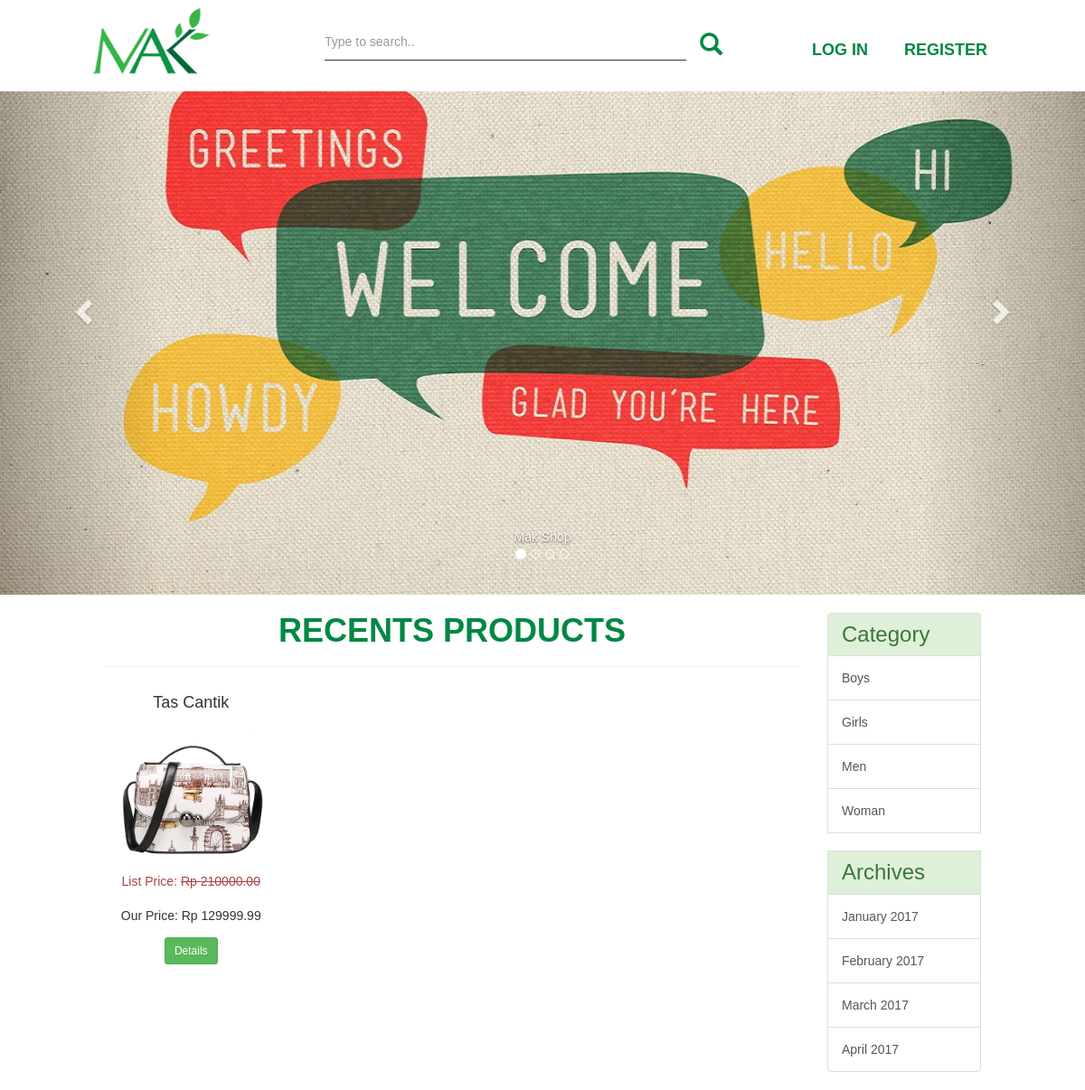
The page / on the database its author committed.
### tables this page shows
CREATE TABLE `products` (
  `id` int(11) NOT NULL,
  `title` varchar(200) NOT NULL,
  `price` decimal(10,2) NOT NULL,
  `list_price` decimal(10,2) NOT NULL,
  `categories` varchar(200) NOT NULL,
  `image` varchar(200) NOT NULL,
  `description` text NOT NULL,
  `featured` int(11) NOT NULL
);

### index.php (the view, shortened to what this page needs)
<?php
	require "core/connection.php";
	include "includes/head.php";
	include "includes/navbar.php";
	$sql = "SELECT * FROM products WHERE featured = 1";
	$featured = $mysqli->query($sql);
?>
    <div id="carousel-example-generic" class="carousel slide" data-ride="carousel">
		<ol class="carousel-indicators">
			<li data-target="#carousel-example-generic" data-slide-to="0" class="active"></li>
			<li data-target="#carousel-example-generic" data-slide-to="1"></li>
			<li data-target="#carousel-example-generic" data-slide-to="2"></li>
			<li data-target="#carousel-example-generic" data-slide-to="3"></li>
		</ol>
		<div class="carousel-inner" role="listbox">
			<div class="item active">
				<img src="img/welcome.jpg" alt="slider1">
				<div class="carousel-caption">
					Mak Shop
				</div>
			</div>
		</div>
		<a class="left carousel-control" href="#carousel-example-generic" role="button" data-slide="prev">
			<span class="glyphicon glyphicon-chevron-left" aria-hidden="true"></span>
		</a>
		<a class="right carousel-control" href="#carousel-example-generic" role="button" data-slide="next">
			<span class="glyphicon glyphicon-chevron-right" aria-hidden="true"></span>
		</a>
	</div>
	<div class="col-md-8 col-md-offset-1 index-page">
		<h1 class="text-center">Recents Products</h1><hr>
		<?php while($product = mysqli_fetch_assoc($featured)) :?>
			<div class="col-md-3 text-center ">
				<h4><?= $product["title"]; ?></h2>
				<img src="<?= $product["image"]; ?>" alt="<?= $product["title"]; ?>" class="img-responsive">
				<p class="list-price text-danger">List Price: <s>Rp <?= $product["list_price"]; ?></s></p>
				<p class="price">Our Price: Rp <?= $product["price"]; ?></p>
				<button type="button" class="btn btn-sm btn-success" data-toggle="modal" data-target="#details1">
					Details
				</button>
			</div>
		<?php endwhile; ?>
	</div>
	<?php
		include "includes/sidebar.php";
		include "includes/footer.php";
	?>

### css/style.css (style rules this page uses)
body { font-family: 'Oswald', sans-serif; font-weight: 400; padding-top: 20px; line-height: 2; }
.index-page h1 { text-transform: uppercase; font-weight: 900; font-size: 36px; color: #084; }

### rows shown on the page
products: title "Tas Cantik", image (picture), list_price "210000.00", price "129999.99"
